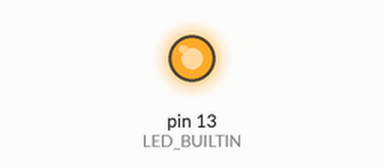
The sketch below on a simulated Arduino Uno, built with avr-gcc and run on an emulated ATmega328P. Parts: output pins drawn as LEDs (lit = HIGH).

Above: at 1.2 s.
At 3.7 s:
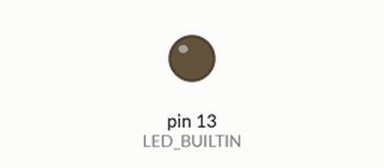
Timing chart, 0 to 6.5 s (numbered marks = the images above):
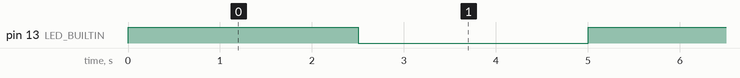

Measured:
- by itself, pin 13 (LED_BUILTIN): alternates HIGH for 2.5 s and LOW for 2.5 s, 21 changes in all, then stays HIGH

The sketch:

ejercicio_6.ino
```cpp
int contador=0;
void setup() {
  pinMode(LED_BUILTIN, OUTPUT);
}

void loop() {

  if (contador == 0) {
  for (int i=0; i < 10; i++){
     digitalWrite(LED_BUILTIN, HIGH);
     delay(2500);
     digitalWrite(LED_BUILTIN, LOW);
     delay(2500);
   }
   contador++;
  }
  else {
    digitalWrite(LED_BUILTIN, HIGH);
  }


}
```
